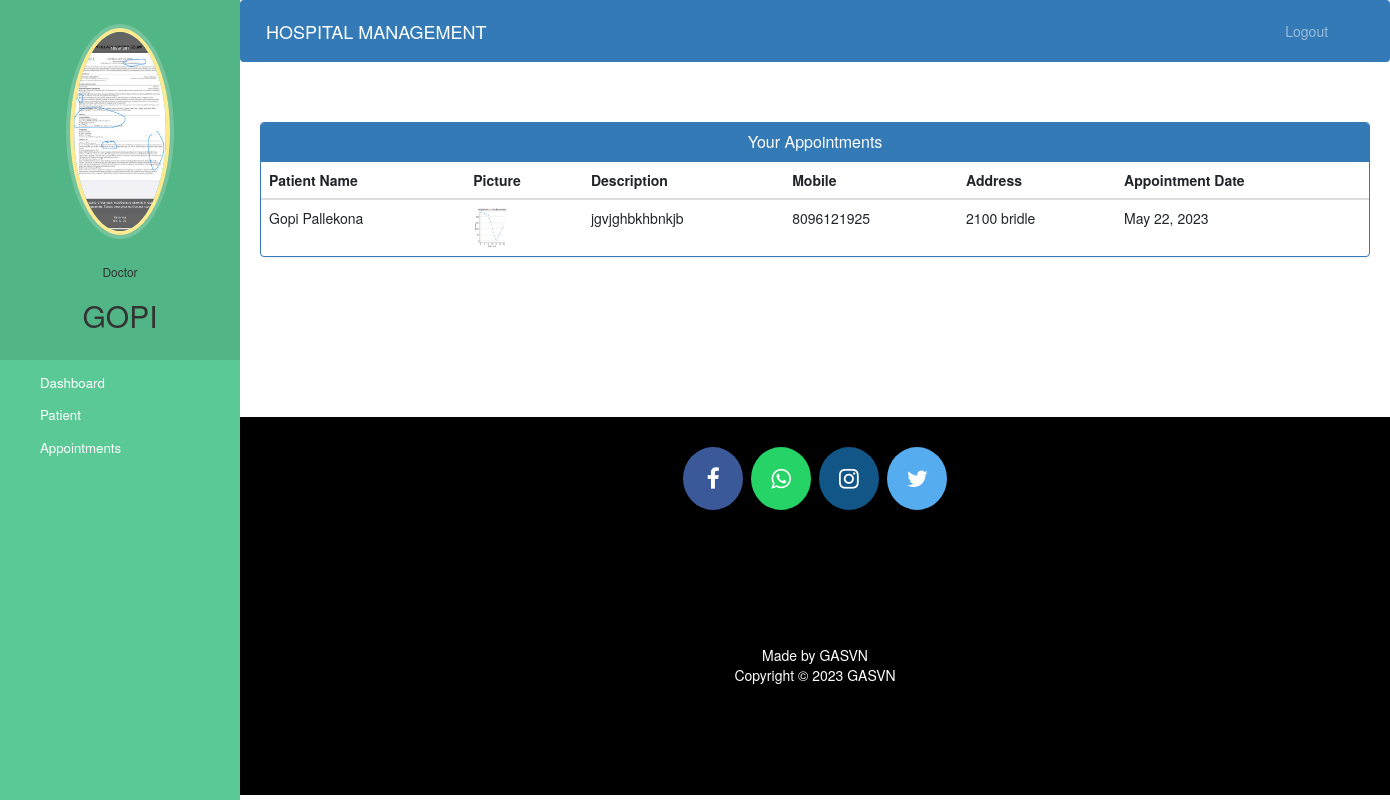
The app's page /doctor-view-appointment (signed in) with its own data.
### hospital/models.py (models this page shows, shortened)
class Doctor(models.Model):
    user=models.OneToOneField(User,on_delete=models.CASCADE)
    profile_pic= models.ImageField(upload_to='profile_pic/DoctorProfilePic/',null=True,blank=True)
    address = models.CharField(max_length=40)
    mobile = models.CharField(max_length=20,null=True)
    department= models.CharField(max_length=50,choices=departments,default='Cardiologist')
    status=models.BooleanField(default=False)

class Appointment(models.Model):
    patientId=models.PositiveIntegerField(null=True)
    doctorId=models.PositiveIntegerField(null=True)
    patientName=models.CharField(max_length=40,null=True)
    doctorName=models.CharField(max_length=40,null=True)
    appointmentDate=models.DateField(auto_now=True)
    description=models.TextField(max_length=500)
    status=models.BooleanField(default=False)

class Patient(models.Model):
    user=models.OneToOneField(User,on_delete=models.CASCADE)
    profile_pic= models.ImageField(upload_to='profile_pic/PatientProfilePic/',null=True,blank=True)
    address = models.CharField(max_length=40)
    mobile = models.CharField(max_length=20,null=True)
    symptoms = models.CharField(max_length=100,null=False)
    assignedDoctorId = models.PositiveIntegerField(null=True)
    admitDate=models.DateField(auto_now=True)
    status=models.BooleanField(default=False)

### hospital/views.py (the view)
# urls.py: path('doctor-view-appointment', views.doctor_view_appointment_view,name='doctor-view-appointment'),
@login_required(login_url='doctorlogin')
@user_passes_test(is_doctor)
def doctor_view_appointment_view(request):
    doctor=models.Doctor.objects.get(user_id=request.user.id) #for profile picture of doctor in sidebar
    appointments=models.Appointment.objects.all().filter(status=True,doctorId=request.user.id)
    patientid=[]
    for a in appointments:
        patientid.append(a.patientId)
    patients=models.Patient.objects.all().filter(status=True,user_id__in=patientid)
    appointments=zip(appointments,patients)
    return render(request,'hospital/doctor_view_appointment.html',{'appointments':appointments,'doctor':doctor})

### hospital/views.py (called while the page is built)
def is_doctor(user):
    return user.groups.filter(name='DOCTOR').exists()

### templates/hospital/doctor_view_appointment.html (shortened to what this page needs)
{% extends 'hospital/doctor_base.html' %}
{% block content %}
{%load static%}
<head>
  <link href="//netdna.bootstrapcdn.com/bootstrap/3.0.0/css/bootstrap.min.css" rel="stylesheet" id="bootstrap-css">
</head>
<div class="container">
  <div class="panel panel-primary">
    <div class="panel-heading">
      <h6 class="panel-title">Your Appointments</h6>
    </div>
    <table class="table table-hover" id="dev-table">
      <thead>
        <tr>
          <th>Patient Name</th>
          <th>Picture</th>
          <th>Description</th>
          <th>Mobile</th>
          <th>Address</th>
          <th>Appointment Date</th>
        </tr>
      </thead>
      {% for a,p in appointments %}
      <tr>
        <td>{{a.patientName}}</td>
        <td> <img src="{% static p.profile_pic.url %}" alt="Profile Pic" height="40px" width="40px" /></td>
        <td>{{a.description}}</td>
        <td>{{p.mobile}}</td>
        <td>{{p.address}}</td>
        <td>{{a.appointmentDate}}</td>
      </tr>
      {% endfor %}
    </table>
  </div>
</div>
{% endblock content %}

### templates/hospital/doctor_base.html (shortened to what this page needs)
<!DOCTYPE html>
{% load static %}
<html lang="en">
<head>
  <link rel="stylesheet" href="https://stackpath.bootstrapcdn.com/bootstrap/4.3.1/css/bootstrap.min.css">
  <link rel="stylesheet" href="https://maxcdn.bootstrapcdn.com/font-awesome/4.7.0/css/font-awesome.min.css">
</head>
<body>
  <nav class="menu" tabindex="0">
    <header class="avatar">
      <img src="{% static doctor.profile_pic.url %}" alt="Profile Pic" />
      <br><br>
      <h6>Doctor</h6>
      <h2>{{request.user.first_name}}</h2>
    </header>
    <ul>
      <li tabindex="0" class="icon-dashboard"> <a style="color:white; text-decoration:none;" href="/doctor-dashboard"><span>Dashboard</span></a> </li>
      <li tabindex="0" class="icon-users"> <a style="color:white; text-decoration:none;" href="/doctor-patient"><span>Patient</span></a></li>
      <li tabindex="0" class="icon-calendar"> <a style="color:white; text-decoration:none;" href="/doctor-appointment"><span>Appointments</span></a></li>
    </ul>
  </nav>
  <main>
    <div class="bs-example">
      <nav class="navbar navbar-expand-md  navbar-dark fixed-top" style="background:#337AB7;">
        <a href="/doctor-dashboard" class="navbar-brand">HOSPITAL MANAGEMENT</a>
        <div class="collapse navbar-collapse justify-content-between" id="navbarCollapse">
          <div class="navbar-nav" style=" margin-left: 90%;">
            <a href="/logout" class="nav-item nav-link">Logout</a>
          </div>
        </div>
      </nav>
    </div>
    <br><br>
    {% block content %}
    {% endblock content %}
    <br><br><br><br><br><br><br>
    <footer>
      <p>
        <a id="ftr" href="https://www.facebook.com/" class="fa fa-facebook"></a>
        <a id="ftr" href="https://api.whatsapp.com/send?phone=12498763269&text=Hello%20Gopi.%0d%0aHow%20are%20you%20%3f%0d%0aI%20came%20from%20your%20website.&source=&data=#" class="fa fa-whatsapp"></a>
        <a id="ftr" href="https://www.instagram.com/gopi.kommanaboiena/?hl=en" class="fa fa-instagram"></a>
        <a id="ftr" href="https://twitter.com/i/flow/login?lang=en" class="fa fa-twitter"></a>
      </p>
      <br>
      <div class="container">
        <div class="row">
          <div class="col-md-12 col-sm-12">
            <div style="color:#ffffff;" class="wow fadeInUp footer-copyright">
              <p>Made by GASVN <br>
                Copyright &copy; 2023 GASVN </p>
            </div>
          </div>
        </div>
      </div>
    </footer>
  </main>
</body>
</html>

### templates/hospital/doctor_base.html (style rules this page uses)
a:link { text-decoration: none; }
a { color: white; }
footer { padding: 0px 0px 0px 0px; background-color: black; margin: 0px; }
#ftr { padding: 20px; }
.fa { font-size: 23px; width: 60px; text-align: center; text-decoration: none; margin: 5px 2px; border-radius: 50%; }
.fa-facebook { background: #3B5998; color: white; margin-top: 30px; }
.fa-whatsapp { background: #25d366; color: white; }
.fa-twitter { background: #55ACEE; color: white; }
.fa-instagram { background: #125688; color: white; }
p { text-align: center; }
body { padding-left: 240px; }
main { position: relative; height: 100vh; }
.menu { background: #5bc995; height: 100vh; width: 240px; position: fixed; top: 0px; left: 0; z-index: 5; outline: none; }
.menu .avatar { background: rgba(0, 0, 0, 0.1); padding: 2em 0.5em; text-align: center; }
.menu .avatar img { width: 100px; border-radius: 50%; overflow: hidden; border: 4px solid #ffea92; box-shadow: 0 0 0 4px rgba(255, 255, 255, 0.2); }
.menu .avatar h2 { font-weight: normal; margin-bottom: 0; }
.menu ul { list-style: none; padding: 0.5em 0; margin: 0; }
.menu ul li { padding: 0.5em 1em 0.5em 3em; font-size: 0.95em; font-weight: regular; background-repeat: no-repeat; background-position: left 15px center; background-size: auto 20px; transition: all 0.15s linear; cursor: pointer; }
.menu ul li.icon-dashboard { background-image: url("http://www.entypo.com/images//gauge.svg"); }
.menu ul li.icon-users { background-image: url("http://www.entypo.com/images//users.svg"); }
.menu ul li.icon-calendar { background-image: url("http://www.entypo.com/images//calendar.svg"); }

### templates/hospital/doctor_view_appointment.html (style rules this page uses)
a:link { text-decoration: none; }
h6 { text-align: center; }
.row { margin: 100px; }

### records on screen
Doctor: profile_pic (picture)
Appointment: patientName "Gopi Pallekona", profile_pic (picture), description "jgvjghbkhbnkjb", mobile "8096121925", address "2100 bridle", appointmentDate "May 22, 2023"

### other values on screen
{{ request.user.first_name }} "GOPI"
